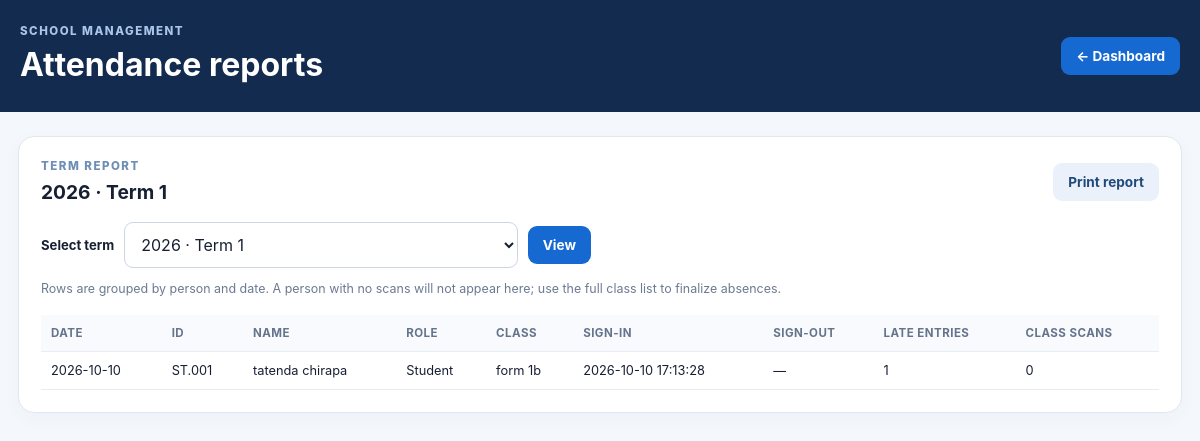
Page /reports on the committed database.
### tables this page shows
CREATE TABLE terms (
            id INTEGER PRIMARY KEY AUTOINCREMENT,
            academic_year TEXT NOT NULL,
            term_number INTEGER NOT NULL CHECK(term_number BETWEEN 1 AND 3),
            start_date TEXT,
            end_date TEXT,
            active INTEGER NOT NULL DEFAULT 0,
            UNIQUE(academic_year, term_number)
        );

CREATE TABLE people (
            id INTEGER PRIMARY KEY AUTOINCREMENT,
            person_code TEXT NOT NULL UNIQUE,
            full_name TEXT NOT NULL,
            role TEXT NOT NULL CHECK(role IN ('student','teacher')),
            class_name TEXT,
            department TEXT,
            active INTEGER NOT NULL DEFAULT 1
        );

### app.py (the view)
@app.get("/reports")
def reports():
    term_id = request.args.get("term_id", type=int)
    with connect_db() as db:
        terms = db.execute("SELECT * FROM terms ORDER BY academic_year DESC, term_number DESC").fetchall()
        if term_id is None:
            term = active_term(db)
        else:
            term = db.execute("SELECT * FROM terms WHERE id=?", (term_id,)).fetchone()
            if term is None:
                term = active_term(db)
        rows = db.execute("""
            SELECT p.person_code, p.full_name, p.role, p.class_name,
                   substr(s.scanned_at,1,10) AS attendance_date,
                   MIN(CASE WHEN s.scan_type='entrance_in' THEN s.scanned_at END) AS sign_in,
                   MAX(CASE WHEN s.scan_type='entrance_out' THEN s.scanned_at END) AS sign_out,
                   SUM(CASE WHEN s.scan_type='entrance_in' AND s.status='late' THEN 1 ELSE 0 END) AS late_count,
                   SUM(CASE WHEN s.scan_type='classroom' THEN 1 ELSE 0 END) AS classroom_count
            FROM scan_events s JOIN people p ON p.id=s.person_id
            WHERE s.term_id=?
            GROUP BY p.id, substr(s.scanned_at,1,10)
            ORDER BY attendance_date DESC, p.full_name
        """, (term["id"],)).fetchall()
    return render_template("reports.html", terms=terms, term=term, rows=rows)

### app.py (called while the page is built)
def connect_db():
    conn = sqlite3.connect(DB_PATH)
    conn.row_factory = sqlite3.Row
    conn.execute("PRAGMA foreign_keys = ON")
    return conn

def active_term(db):
    row = db.execute("""
        SELECT * FROM terms WHERE active=1
        ORDER BY academic_year DESC, term_number DESC LIMIT 1
    """).fetchone()
    if not row:
        raise ValueError("No active term. Create or activate a term first.")
    return row

### templates/reports.html
<!doctype html>
<html lang="en">
<head><meta charset="utf-8"><meta name="viewport" content="width=device-width, initial-scale=1"><title>Attendance Reports</title><link rel="stylesheet" href="{{ url_for('static', filename='style.css') }}"></head>
<body>
<header class="topbar"><div><p class="eyebrow">SCHOOL MANAGEMENT</p><h1>Attendance reports</h1></div><a class="button-link" href="{{ url_for('index') }}">← Dashboard</a></header>
<main class="container">
<section class="panel">
  <div class="section-heading"><div><p class="eyebrow">TERM REPORT</p><h2>{{ term.academic_year }} · Term {{ term.term_number }}</h2></div><button onclick="window.print()" class="secondary">Print report</button></div>
  <form method="get" class="filter-row"><label for="term_id">Select term</label><select id="term_id" name="term_id">{% for t in terms %}<option value="{{ t.id }}" {% if t.id == term.id %}selected{% endif %}>{{ t.academic_year }} · Term {{ t.term_number }}</option>{% endfor %}</select><button>View</button></form>
  <p class="hint">Rows are grouped by person and date. A person with no scans will not appear here; use the full class list to finalize absences.</p>
  <div class="table-wrap"><table><thead><tr><th>Date</th><th>ID</th><th>Name</th><th>Role</th><th>Class</th><th>Sign-in</th><th>Sign-out</th><th>Late entries</th><th>Class scans</th></tr></thead><tbody>
  {% for r in rows %}<tr><td>{{ r.attendance_date }}</td><td>{{ r.person_code }}</td><td>{{ r.full_name }}</td><td>{{ r.role|title }}</td><td>{{ r.class_name or "—" }}</td><td>{{ r.sign_in.replace("T"," ") if r.sign_in else "—" }}</td><td>{{ r.sign_out.replace("T"," ") if r.sign_out else "—" }}</td><td>{{ r.late_count or 0 }}</td><td>{{ r.classroom_count or 0 }}</td></tr>{% else %}<tr><td colspan="9">No attendance events recorded for this term.</td></tr>{% endfor %}
  </tbody></table></div>
</section>
</main>
</body>
</html>

### static/style.css (style rules this page uses)
:root { font-family:Inter,ui-sans-serif,system-ui,-apple-system,BlinkMacSystemFont,"Segoe UI",sans-serif;color:#172033;background:#f4f7fb;font-synthesis:none }
* { box-sizing:border-box }
body { margin:0 }
.topbar { background:#132b4f;color:#fff;padding:24px max(20px,calc((100% - 1200px)/2));display:flex;align-items:center;justify-content:space-between;gap:20px }
.topbar h1 { font-size:clamp(1.4rem,3vw,2rem);margin:4px 0 }
.eyebrow { font-size:.72rem;letter-spacing:.13em;font-weight:800;color:#6f8eb6;margin:0 0 7px }
.topbar .eyebrow { color:#a9c5e9 }
.container { max-width:1200px;margin:24px auto;padding:0 18px }
.stat,.panel { background:white;border:1px solid #e1e7f0;border-radius:16px;box-shadow:0 5px 20px #203b5d08 }
.panel { padding:22px;margin-bottom:18px;min-width:0 }
.panel h2 { font-size:1.2rem;margin:0 0 15px }
.section-heading { display:flex;align-items:center;justify-content:space-between;gap:12px;margin-bottom:18px }
.section-heading h2 { margin:0 }
label { display:block;font-size:.82rem;font-weight:700;margin:12px 0 6px }
input,select { font:inherit;width:100%;border:1px solid #ccd6e3;border-radius:9px;padding:11px 12px;background:white;color:#172033;min-width:0 }
button,.button-link { display:inline-flex;align-items:center;justify-content:center;gap:6px;background:#1769d2;color:white;border:0;border-radius:9px;padding:11px 15px;font:inherit;font-size:.85rem;font-weight:750;text-decoration:none;cursor:pointer }
button.secondary { background:#eaf1fa;color:#214a7c }
.hint { font-size:.78rem;color:#6c7a90;line-height:1.5 }
.table-wrap { width:100%;overflow-x:auto;margin-top:16px }
table { border-collapse:collapse;width:100%;font-size:.8rem;white-space:nowrap }
th,td { text-align:left;padding:11px 10px;border-bottom:1px solid #e8edf4 }
th { color:#65748b;font-size:.72rem;text-transform:uppercase;letter-spacing:.04em;background:#f8fafd }
.filter-row { display:flex;align-items:center;gap:10px;max-width:550px }
.filter-row label { white-space:nowrap;margin:0 }
.filter-row select { flex:1 }

### rows in the picture
terms: academic_year "2026", term_number "1"
people: attendance_date "2026-10-10", person_code "ST.001", full_name "tatenda chirapa", role "Student", class_name "form 1b", sign_in "2026-10-10 17:13:28", sign_out "—", active "1", classroom_count "0"

### other values in the picture
form field term_id "2026 · Term 1"
